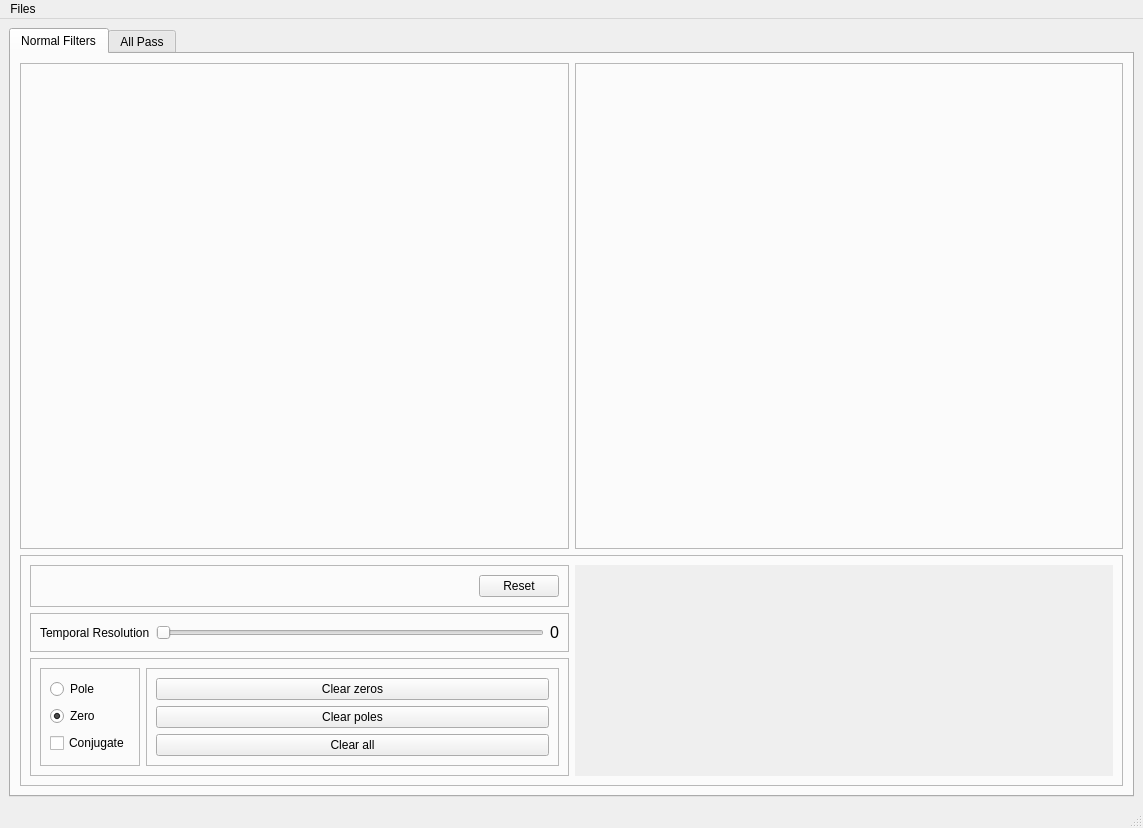
<?xml version="1.0" encoding="UTF-8"?>
<ui version="4.0">
 <class>MainWindow</class>
 <widget class="QMainWindow" name="MainWindow">
  <property name="geometry">
   <rect>
    <x>0</x>
    <y>0</y>
    <width>1143</width>
    <height>828</height>
   </rect>
  </property>
  <property name="windowTitle">
   <string>MainWindow</string>
  </property>
  <widget class="QWidget" name="centralwidget">
   <layout class="QVBoxLayout" name="verticalLayout">
    <item>
     <widget class="QTabWidget" name="tabWidget">
      <property name="currentIndex">
       <number>0</number>
      </property>
      <widget class="QWidget" name="tab">
       <attribute name="title">
        <string>Normal Filters</string>
       </attribute>
       <layout class="QGridLayout" name="gridLayout_4">
        <item row="0" column="0">
         <widget class="QFrame" name="frame_2">
          <property name="sizePolicy">
           <sizepolicy hsizetype="Expanding" vsizetype="Expanding">
            <horstretch>0</horstretch>
            <verstretch>0</verstretch>
           </sizepolicy>
          </property>
          <property name="frameShape">
           <enum>QFrame::StyledPanel</enum>
          </property>
          <property name="frameShadow">
           <enum>QFrame::Raised</enum>
          </property>
          <layout class="QGridLayout" name="gridLayout_5">
           <item row="0" column="0" rowspan="2">
            <widget class="PlotWidget" name="UnitCircle" native="true">
             <property name="sizePolicy">
              <sizepolicy hsizetype="Expanding" vsizetype="Minimum">
               <horstretch>0</horstretch>
               <verstretch>0</verstretch>
              </sizepolicy>
             </property>
            </widget>
           </item>
           <item row="0" column="1">
            <widget class="PlotWidget" name="Magnitude" native="true">
             <property name="sizePolicy">
              <sizepolicy hsizetype="Expanding" vsizetype="Expanding">
               <horstretch>0</horstretch>
               <verstretch>0</verstretch>
              </sizepolicy>
             </property>
            </widget>
           </item>
           <item row="1" column="1">
            <widget class="PlotWidget" name="Phase" native="true">
             <property name="sizePolicy">
              <sizepolicy hsizetype="Expanding" vsizetype="Expanding">
               <horstretch>0</horstretch>
               <verstretch>0</verstretch>
              </sizepolicy>
             </property>
            </widget>
           </item>
          </layout>
         </widget>
        </item>
        <item row="0" column="1">
         <widget class="QFrame" name="frame_3">
          <property name="sizePolicy">
           <sizepolicy hsizetype="Expanding" vsizetype="Expanding">
            <horstretch>0</horstretch>
            <verstretch>0</verstretch>
           </sizepolicy>
          </property>
          <property name="frameShape">
           <enum>QFrame::StyledPanel</enum>
          </property>
          <property name="frameShadow">
           <enum>QFrame::Raised</enum>
          </property>
          <layout class="QVBoxLayout" name="verticalLayout_8">
           <item>
            <widget class="PlotWidget" name="inputsignal" native="true">
             <property name="sizePolicy">
              <sizepolicy hsizetype="Preferred" vsizetype="Minimum">
               <horstretch>0</horstretch>
               <verstretch>0</verstretch>
              </sizepolicy>
             </property>
            </widget>
           </item>
           <item>
            <widget class="PlotWidget" name="filtered_signal" native="true">
             <property name="sizePolicy">
              <sizepolicy hsizetype="Preferred" vsizetype="Minimum">
               <horstretch>0</horstretch>
               <verstretch>0</verstretch>
              </sizepolicy>
             </property>
            </widget>
           </item>
          </layout>
         </widget>
        </item>
        <item row="1" column="0" colspan="2">
         <widget class="QFrame" name="frame_4">
          <property name="sizePolicy">
           <sizepolicy hsizetype="Expanding" vsizetype="Minimum">
            <horstretch>0</horstretch>
            <verstretch>0</verstretch>
           </sizepolicy>
          </property>
          <property name="frameShape">
           <enum>QFrame::StyledPanel</enum>
          </property>
          <property name="frameShadow">
           <enum>QFrame::Raised</enum>
          </property>
          <layout class="QGridLayout" name="gridLayout_3">
           <item row="1" column="0">
            <widget class="QFrame" name="frame_5">
             <property name="frameShape">
              <enum>QFrame::StyledPanel</enum>
             </property>
             <property name="frameShadow">
              <enum>QFrame::Raised</enum>
             </property>
             <layout class="QHBoxLayout" name="horizontalLayout_3">
              <item>
               <widget class="QLabel" name="label">
                <property name="text">
                 <string>Temporal Resolution</string>
                </property>
               </widget>
              </item>
              <item>
               <widget class="QSlider" name="temporalresslider">
                <property name="orientation">
                 <enum>Qt::Horizontal</enum>
                </property>
               </widget>
              </item>
              <item>
               <widget class="QLabel" name="temporalresvalue">
                <property name="font">
                 <font>
                  <pointsize>12</pointsize>
                 </font>
                </property>
                <property name="text">
                 <string>0</string>
                </property>
               </widget>
              </item>
             </layout>
            </widget>
           </item>
           <item row="0" column="0">
            <widget class="QFrame" name="frame_6">
             <property name="frameShape">
              <enum>QFrame::StyledPanel</enum>
             </property>
             <property name="frameShadow">
              <enum>QFrame::Raised</enum>
             </property>
             <layout class="QGridLayout" name="gridLayout">
              <item row="0" column="1">
               <widget class="QPushButton" name="allpassbtn">
                <property name="text">
                 <string>Reset</string>
                </property>
               </widget>
              </item>
              <item row="0" column="0">
               <spacer name="horizontalSpacer">
                <property name="orientation">
                 <enum>Qt::Horizontal</enum>
                </property>
                <property name="sizeHint" stdset="0">
                 <size>
                  <width>40</width>
                  <height>20</height>
                 </size>
                </property>
               </spacer>
              </item>
             </layout>
            </widget>
           </item>
           <item row="2" column="0">
            <widget class="QFrame" name="frame_11">
             <property name="frameShape">
              <enum>QFrame::StyledPanel</enum>
             </property>
             <property name="frameShadow">
              <enum>QFrame::Raised</enum>
             </property>
             <layout class="QHBoxLayout" name="horizontalLayout_5">
              <item>
               <widget class="QFrame" name="frame_12">
                <property name="sizePolicy">
                 <sizepolicy hsizetype="Fixed" vsizetype="Preferred">
                  <horstretch>0</horstretch>
                  <verstretch>0</verstretch>
                 </sizepolicy>
                </property>
                <property name="frameShape">
                 <enum>QFrame::StyledPanel</enum>
                </property>
                <property name="frameShadow">
                 <enum>QFrame::Raised</enum>
                </property>
                <layout class="QVBoxLayout" name="verticalLayout_5">
                 <item>
                  <widget class="QRadioButton" name="poleradio">
                   <property name="text">
                    <string>Pole</string>
                   </property>
                  </widget>
                 </item>
                 <item>
                  <widget class="QRadioButton" name="zeroradio">
                   <property name="text">
                    <string>Zero</string>
                   </property>
                   <property name="checked">
                    <bool>true</bool>
                   </property>
                  </widget>
                 </item>
                 <item>
                  <widget class="QCheckBox" name="conjugate">
                   <property name="text">
                    <string>Conjugate</string>
                   </property>
                  </widget>
                 </item>
                </layout>
               </widget>
              </item>
              <item>
               <widget class="QFrame" name="frame_13">
                <property name="frameShape">
                 <enum>QFrame::StyledPanel</enum>
                </property>
                <property name="frameShadow">
                 <enum>QFrame::Raised</enum>
                </property>
                <layout class="QVBoxLayout" name="verticalLayout_6">
                 <item>
                  <widget class="QPushButton" name="clearzero">
                   <property name="text">
                    <string>Clear zeros</string>
                   </property>
                  </widget>
                 </item>
                 <item>
                  <widget class="QPushButton" name="clearpole">
                   <property name="text">
                    <string>Clear poles</string>
                   </property>
                  </widget>
                 </item>
                 <item>
                  <widget class="QPushButton" name="clearall">
                   <property name="text">
                    <string>Clear all</string>
                   </property>
                  </widget>
                 </item>
                </layout>
               </widget>
              </item>
             </layout>
            </widget>
           </item>
           <item row="0" column="1" rowspan="3">
            <widget class="QLabel" name="padarea">
             <property name="sizePolicy">
              <sizepolicy hsizetype="Expanding" vsizetype="Preferred">
               <horstretch>0</horstretch>
               <verstretch>0</verstretch>
              </sizepolicy>
             </property>
             <property name="autoFillBackground">
              <bool>true</bool>
             </property>
             <property name="text">
              <string/>
             </property>
            </widget>
           </item>
          </layout>
         </widget>
        </item>
       </layout>
      </widget>
      <widget class="QWidget" name="tab_2">
       <attribute name="title">
        <string>All Pass</string>
       </attribute>
       <layout class="QGridLayout" name="gridLayout_2">
        <item row="0" column="0">
         <widget class="QFrame" name="frame_7">
          <property name="frameShape">
           <enum>QFrame::StyledPanel</enum>
          </property>
          <property name="frameShadow">
           <enum>QFrame::Raised</enum>
          </property>
          <layout class="QHBoxLayout" name="horizontalLayout_6">
           <item>
            <widget class="QFrame" name="frame_14">
             <property name="sizePolicy">
              <sizepolicy hsizetype="Expanding" vsizetype="Preferred">
               <horstretch>0</horstretch>
               <verstretch>0</verstretch>
              </sizepolicy>
             </property>
             <property name="frameShape">
              <enum>QFrame::StyledPanel</enum>
             </property>
             <property name="frameShadow">
              <enum>QFrame::Raised</enum>
             </property>
             <layout class="QHBoxLayout" name="horizontalLayout_4">
              <item>
               <widget class="PlotWidget" name="UnitCircle_2" native="true">
                <property name="sizePolicy">
                 <sizepolicy hsizetype="Expanding" vsizetype="Preferred">
                  <horstretch>0</horstretch>
                  <verstretch>0</verstretch>
                 </sizepolicy>
                </property>
               </widget>
              </item>
              <item>
               <widget class="PlotWidget" name="Phase_2" native="true">
                <property name="sizePolicy">
                 <sizepolicy hsizetype="Expanding" vsizetype="Expanding">
                  <horstretch>0</horstretch>
                  <verstretch>0</verstretch>
                 </sizepolicy>
                </property>
                <layout class="QVBoxLayout" name="verticalLayout_7"/>
               </widget>
              </item>
             </layout>
            </widget>
           </item>
          </layout>
         </widget>
        </item>
        <item row="1" column="0">
         <widget class="QFrame" name="frame_8">
          <property name="frameShape">
           <enum>QFrame::StyledPanel</enum>
          </property>
          <property name="frameShadow">
           <enum>QFrame::Raised</enum>
          </property>
          <layout class="QVBoxLayout" name="verticalLayout_3">
           <item>
            <widget class="QLabel" name="label_3">
             <property name="sizePolicy">
              <sizepolicy hsizetype="Expanding" vsizetype="Fixed">
               <horstretch>0</horstretch>
               <verstretch>0</verstretch>
              </sizepolicy>
             </property>
             <property name="text">
              <string>All Pass Filters</string>
             </property>
            </widget>
           </item>
           <item>
            <widget class="QComboBox" name="Library">
             <property name="sizePolicy">
              <sizepolicy hsizetype="Expanding" vsizetype="Fixed">
               <horstretch>0</horstretch>
               <verstretch>0</verstretch>
              </sizepolicy>
             </property>
            </widget>
           </item>
           <item>
            <widget class="QPushButton" name="addallpass">
             <property name="sizePolicy">
              <sizepolicy hsizetype="Minimum" vsizetype="Fixed">
               <horstretch>0</horstretch>
               <verstretch>0</verstretch>
              </sizepolicy>
             </property>
             <property name="text">
              <string>Add</string>
             </property>
            </widget>
           </item>
           <item>
            <widget class="QComboBox" name="Library_2">
             <property name="sizePolicy">
              <sizepolicy hsizetype="Expanding" vsizetype="Fixed">
               <horstretch>0</horstretch>
               <verstretch>0</verstretch>
              </sizepolicy>
             </property>
            </widget>
           </item>
           <item>
            <widget class="QPushButton" name="removeallpass">
             <property name="sizePolicy">
              <sizepolicy hsizetype="Minimum" vsizetype="Fixed">
               <horstretch>0</horstretch>
               <verstretch>0</verstretch>
              </sizepolicy>
             </property>
             <property name="text">
              <string>Remove</string>
             </property>
            </widget>
           </item>
           <item>
            <widget class="QFrame" name="frame_10">
             <property name="sizePolicy">
              <sizepolicy hsizetype="Preferred" vsizetype="Fixed">
               <horstretch>0</horstretch>
               <verstretch>0</verstretch>
              </sizepolicy>
             </property>
             <property name="frameShape">
              <enum>QFrame::StyledPanel</enum>
             </property>
             <property name="frameShadow">
              <enum>QFrame::Raised</enum>
             </property>
             <layout class="QVBoxLayout" name="verticalLayout_4">
              <item>
               <widget class="QLabel" name="label_5">
                <property name="sizePolicy">
                 <sizepolicy hsizetype="Preferred" vsizetype="Fixed">
                  <horstretch>0</horstretch>
                  <verstretch>0</verstretch>
                 </sizepolicy>
                </property>
                <property name="text">
                 <string>Value of a</string>
                </property>
               </widget>
              </item>
              <item>
               <widget class="QLineEdit" name="valueofalpha"/>
              </item>
             </layout>
            </widget>
           </item>
           <item>
            <widget class="QPushButton" name="addtolibrary">
             <property name="text">
              <string>Add to Library</string>
             </property>
            </widget>
           </item>
          </layout>
         </widget>
        </item>
       </layout>
      </widget>
     </widget>
    </item>
   </layout>
  </widget>
  <widget class="QMenuBar" name="menubar">
   <property name="geometry">
    <rect>
     <x>0</x>
     <y>0</y>
     <width>1143</width>
     <height>26</height>
    </rect>
   </property>
   <widget class="QMenu" name="menuFiles">
    <property name="title">
     <string>Files</string>
    </property>
    <addaction name="actionOpen"/>
   </widget>
   <addaction name="menuFiles"/>
  </widget>
  <widget class="QStatusBar" name="statusbar"/>
  <action name="actionOpen">
   <property name="text">
    <string>Open</string>
   </property>
  </action>
 </widget>
 <customwidgets>
  <customwidget>
   <class>PlotWidget</class>
   <extends>QWidget</extends>
   <header location="global">pyqtgraph.h</header>
   <container>1</container>
  </customwidget>
 </customwidgets>
 <resources/>
 <connections/>
</ui>
